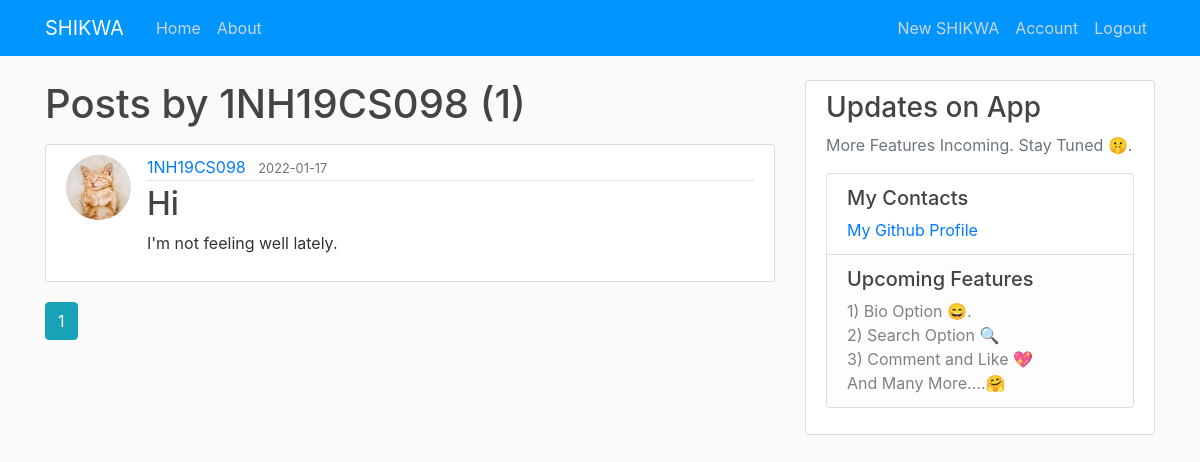
/user/1NH19CS098 (signed in), run on the app's committed database.
### shikwa/models.py (models this page shows, shortened)
class User(db.Model, UserMixin):
    id = db.Column(db.Integer, primary_key=True)
    username = db.Column(db.String(20), unique=True, nullable=False)
    email = db.Column(db.String(120), unique=True, nullable=False)
    image_file = db.Column(db.String(20), nullable=False, default='default.jpg')
    password = db.Column(db.String(60), nullable=False)
    posts = db.relationship('Post', backref='author', lazy=True)

class Post(db.Model):
    id = db.Column(db.Integer, primary_key=True)
    title = db.Column(db.String(100), nullable=False)
    date_posted = db.Column(db.DateTime, nullable=False, default=datetime.utcnow)
    content = db.Column(db.Text, nullable=False)
    user_id = db.Column(db.Integer, db.ForeignKey('user.id'), nullable=False)

### shikwa/users/routes.py (the view)
@users.route("/user/<string:username>")
def user_posts(username):
    page = request.args.get('page', 1, type=int)
    user = User.query.filter_by(username=username).first_or_404()
    posts = Post.query.filter_by(author=user)\
        .order_by(Post.date_posted.desc())\
        .paginate(page=page, per_page=5)
    return render_template('user_posts.html', posts=posts, user=user)

### shikwa/models.py (called while the page is built)
@login_manager.user_loader
def load_user(user_id):
    return User.query.get(int(user_id))

### shikwa/templates/user_posts.html
{% extends "layout.html" %}
{% block content %}
    <h1 class="mb-3">Posts by {{ user.username }} ({{ posts.total }})</h1>
    {% for post in posts.items %}
        <article class="media content-section">
          <img class="rounded-circle article-img" src="{{ url_for('static', filename='profile_pics/' + post.author.image_file) }}">
          <div class="media-body">
            <div class="article-metadata">
              <a class="mr-2" href="{{ url_for('users.user_posts', username=post.author.username) }}">{{ post.author.username }}</a>
              <small class="text-muted">{{ post.date_posted.strftime('%Y-%m-%d') }}</small>
            </div>
            <h2><a class="article-title" href="{{ url_for('posts.post', post_id=post.id) }}">{{ post.title }}</a></h2>
            <p class="article-content">{{ post.content }}</p>
          </div>
        </article>
    {% endfor %}
    {% for page_num in posts.iter_pages(left_edge=1, right_edge=1, left_current=1, right_current=2) %}
      {% if page_num %}
        {% if posts.page == page_num %}
          <a class="btn btn-info mb-4" href="{{ url_for('users.user_posts', username=user.username, page=page_num) }}">{{ page_num }}</a>
        {% else %}
          <a class="btn btn-outline-info mb-4" href="{{ url_for('users.user_posts', username=user.username, page=page_num) }}">{{ page_num }}</a>
        {% endif %}
      {% else %}
        ...
      {% endif %}
    {% endfor %}
{% endblock content %}

### shikwa/static/main.css (style rules this page uses)
body { background: #fafafa; color: #333333; margin-top: 5rem; }
h1, h2, h3, h4, h5, h6 { color: #444444; }
.content-section { background: #ffffff; padding: 10px 20px; border: 1px solid #dddddd; border-radius: 3px; margin-bottom: 20px; }
.article-title { color: #444444; }
.article-content { white-space: pre-line; }
.article-img { height: 65px; width: 65px; margin-right: 16px; }
.article-metadata { padding-bottom: 1px; margin-bottom: 4px; border-bottom: 1px solid #e3e3e3 }

### data on the page
User: username "1NH19CS098"
Post: image_file (picture), author.username "1NH19CS098", date_posted "2022-01-17", title "Hi", content "I'm not feeling well lately."

### other printed values
{{ posts.total }} "1"
{{ page_num }} "1"
